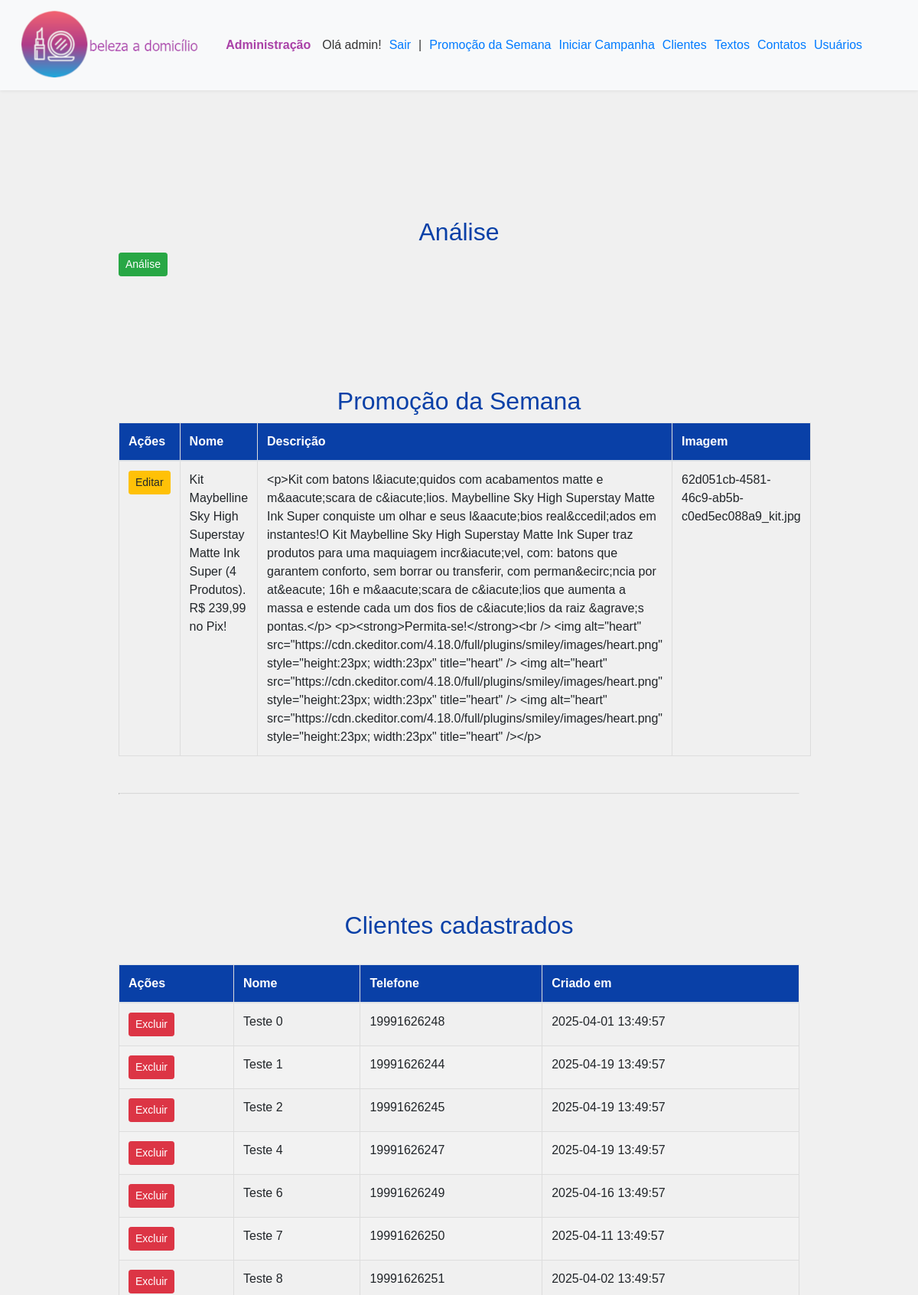
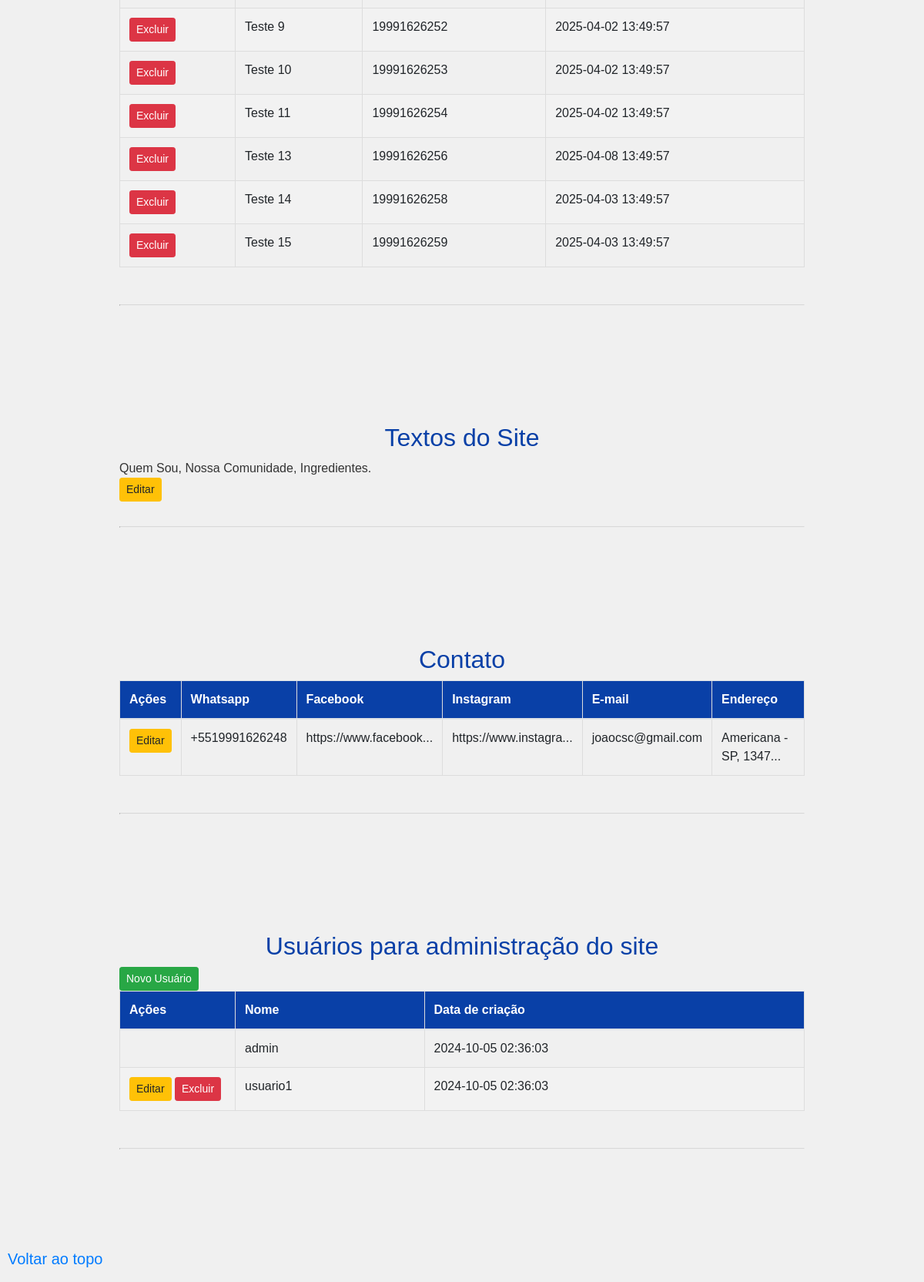
Page /admin (signed in) on the committed database (2 pictures, top to bottom).
### tables this page shows
CREATE TABLE usuarios (
    id INTEGER PRIMARY KEY AUTOINCREMENT,
    created TIMESTAMP NOT NULL DEFAULT CURRENT_TIMESTAMP,
    nome TEXT NOT NULL UNIQUE,
    senha TEXT NOT NULL
);

CREATE TABLE promocao (
    id INTEGER PRIMARY KEY AUTOINCREMENT,
    nome TEXT NOT NULL UNIQUE,
    descricao TEXT NOT NULL,
    imagem TEXT NOT NULL
);

CREATE TABLE cliente (
    id INTEGER PRIMARY KEY AUTOINCREMENT,
    nome TEXT NOT NULL,
    telefone TEXT NOT NULL UNIQUE,
    created TIMESTAMP NOT NULL DEFAULT CURRENT_TIMESTAMP
);

CREATE TABLE textos (
  id INTEGER PRIMARY KEY AUTOINCREMENT,
  quem_somos TEXT NOT NULL,
  sobre_a_comunidade TEXT NOT NULL,
  transparencia TEXT NOT NULL
);

CREATE TABLE contato (
    id INTEGER PRIMARY KEY AUTOINCREMENT,
    created TIMESTAMP NOT NULL DEFAULT CURRENT_TIMESTAMP,
    whatsapp TEXT NOT NULL,
    facebook TEXT NOT NULL,
    instagram TEXT NOT NULL,
    email TEXT NOT NULL,
    endereco TEXT NOT NULL
);

### app.py (the view)
@app.route('/admin')
@login_required
def admin():
    conn = get_db_connection()
    contato = conn.execute('SELECT * FROM contato').fetchall()
    promocao = conn.execute('SELECT * FROM promocao').fetchall()
    usuarios = conn.execute('SELECT * FROM usuarios').fetchall()
    textos = conn.execute('SELECT * FROM textos').fetchall()
    clientes = conn.execute('SELECT * FROM cliente').fetchall()
    conn.close()
    return render_template('admin.html', usuario=current_user.nome, contato=contato, usuarios=usuarios, textos=textos, promocao=promocao, clientes=clientes)

### app.py (called while the page is built)
def get_db_connection():
    conn = sqlite3.connect('database.db')
    conn.row_factory = sqlite3.Row
    return conn

@login_manager.user_loader
def load_user(user_id):
    conn = get_db_connection()
    usuario = conn.execute('SELECT * FROM usuarios WHERE id = ?',
                        (user_id,)).fetchone()
    conn.close()
    if usuario:
        return Usuario(usuario[0], usuario[1], usuario[2])
    return None

### templates/admin.html (shortened to what this page needs)
{% extends 'base3.html' %}
{% block content %}
	<br><br><br><br><br>
	<br>
	<div id="usuarios">
	<br><br><br><br><br>
    <h2>Análise</h2>
    <a href="{{ url_for('exibir_analise') }}" class="btn btn-sm btn-success">Análise</a>
    <br>
	<br>
	<div id="promocao">
	<br><br><br><br><br>
    <h2>Promoção da Semana</h2>
    {% if not promocao %}
        <p>Configuração não cadastrada.</p>
    {% else %}
        <table class="table">
            <thead>
                <tr>
                    <th>Ações</th>
                    <th>Nome</th>
                    <th>Descrição</th>
                    <th>Imagem</th>
                </tr>
            </thead>
            <tbody>
                {% for promocao in promocao %}
                    <tr>
                        <td>
                            <a href="{{ url_for('edit_promocao', id=promocao.id) }}" class="btn btn-sm btn-warning">Editar</a>
                        </td>
                        <td>{{ promocao.nome }}</td>
                        <td>{{ promocao.descricao }}</td>
                        <td>{{ promocao.imagem }}</td>
                    </tr>
                {% endfor %}
            </tbody>
        </table>
    {% endif %}
    </div>
	<br>
	<hr>
	<br>
	<div id="clientes">
	<br><br><br><br><br>
    <h2>Clientes cadastrados</h2>
    <br>
    {% if not clientes %}
        <p>Nenhum cliente cadastrado.</p>
    {% else %}
        <table class="table">
            <thead>
                <tr>
                    <th width="150">Ações</th>
                    <th>Nome</th>
                    <th>Telefone</th>
                    <th>Criado em</th>
                </tr>
            </thead>
            <tbody>
                {% for cliente in clientes %}
                    <tr>
                        <td width="150">
                        	{% if usuario.nome != 'admin' %}
                            <a href="{{ url_for('excluir_cliente', id=cliente[0]) }}" class="btn btn-sm btn-danger">Excluir</a>
                            {% endif %}
                        </td>
                        <td>{{ cliente.nome }}</td>
                        <td>{{ cliente.telefone }}</td>
                        <td>{{ cliente.created }}</td>
                    </tr>
                {% endfor %}
            </tbody>
        </table>
    {% endif %}
    </div>
    <br>
	<hr>
	<br>
	<div id="textos">
	<br><br><br><br><br>
    <h2>Textos do Site</h2>
    {% if not textos %}
        <p>Configuração não cadastrada.</p>
    {% else %}
		{% for texto in textos %}
			Quem Sou, Nossa Comunidade, Ingredientes.
			<br>
		    <a href="{{ url_for('edit_textos', id=texto.id) }}" class="btn btn-sm btn-warning">Editar</a>
		{% endfor %}
    {% endif %}
    </div>
    <br>
	<hr>
	<br>
	<div id="contato">
	<br><br><br><br><br>
    <h2>Contato</h2>
    {% if not contato %}
        <p>Configuração não cadastrada.</p>
    {% else %}
        <table class="table">
            <thead>
                <tr>
                    <th>Ações</th>
                    <th>Whatsapp</th>
                    <th>Facebook</th>
                    <th>Instagram</th>
                    <th>E-mail</th>
                    <th>Endereço</th>
                </tr>
            </thead>
            <tbody>
                {% for contato in contato %}
                    <tr>
                        <td>
                            <a href="{{ url_for('edit_contato', id=contato.id) }}" class="btn btn-sm btn-warning">Editar</a>
                        </td>
                        <td>{{ contato.whatsapp }}</td>
                        <td>{{ contato.facebook[0:20] }}...</td>
                        <td>{{ contato.instagram[0:20] }}...</td>
                        <td>{{ contato.email }}</td>
                        <td>{{ contato.endereco[0:20] }}...</td>
                    </tr>
                {% endfor %}
            </tbody>
        </table>
    {% endif %}
    </div>
	<br>
	<hr>
	<br>
	<div id="usuarios">
	<br><br><br><br><br>
    <h2>Usuários para administração do site</h2>
    <a href="{{ url_for('create_usuario') }}" class="btn btn-sm btn-success">Novo Usuário</a>
    <br>
    {% if not usuarios %}
        <p>Nenhuma usuário cadastrado.</p>
    {% else %}
        <table class="table">
            <thead>
                <tr>
                    <th width="150">Ações</th>
                    <th>Nome</th>
                    <th>Data de criação</th>
                </tr>
            </thead>
            <tbody>
                {% for usuario in usuarios %}
                    <tr>
                        <td width="150">
                        	{% if usuario.nome != 'admin' %}
                            <a href="{{ url_for('edit_usuario', id=usuario.id) }}" class="btn btn-sm btn-warning">Editar</a>
                            <a href="{{ url_for('excluir_usuario', id=usuario[0]) }}" class="btn btn-sm btn-danger">Excluir</a>
                            {% endif %}
                        </td>
                        <td>{{ usuario.nome }}</td>
                        <td>{{ usuario.created }}</td>
                    </tr>
                {% endfor %}
            </tbody>
        </table>
    {% endif %}
    </div>
	<br>
{% endblock %}

### templates/base3.html (shortened to what this page needs)
<!doctype html>
<html lang="en">
  <head>
    <link rel="stylesheet" href="https://stackpath.bootstrapcdn.com/bootstrap/4.3.1/css/bootstrap.min.css">
	<link rel="stylesheet" href="https://cdn.jsdelivr.net/npm/bootstrap@4.6.1/dist/css/bootstrap.min.css">
	<link rel="stylesheet" href="{{ url_for('static', filename='css/style.css') }}">
  </head>
  <body>
  	<div id="topo">
    	<nav class="navbar navbar-expand-md navbar-light bg-light" style="position: fixed; top: 0; left: 0; width: 100%; z-index: 10; background-color: #fff; box-shadow: 0 0 5px rgba(0, 0, 0, 0.1);">
        <a href="{{ url_for('index')}}"><img src="{{ url_for('static', filename='img/logo/ad2.png') }}" alt="Ana Dias | Delícias Doces"></a>
        <div class="collapse navbar-collapse" id="navbarNav">
            <ul class="navbar-nav">
            <li class="xxx">
	        	<b>Administração</b>
            </li>
            </ul>
            <ul class="navbar-nav">
            <li class="nav-item active">
	        	Olá {{ usuario }}!
            </li>
            </ul>
            <ul class="navbar-nav">
            <li class="nav-item active">
	        	<a href="/logout">Sair</a>
            </li>
            </ul>
            <ul class="navbar-nav">
            <li class="nav-item active">
	        	|
            </li>
            </ul>
            <ul class="navbar-nav">
            <li class="nav-item active">
	        	<a href="#promocao">Promoção da Semana</a>
            </li>
            </ul>
            <ul class="navbar-nav">
            <li class="nav-item active">
	        	<a href="{{ url_for('campanha') }}">Iniciar Campanha</a>
            </li>
            </ul>
            <ul class="navbar-nav">
            <li class="nav-item active">
	        	<a href="#clientes">Clientes</a>
            </li>
            </ul>
            <ul class="navbar-nav">
            <li class="nav-item active">
	        	<a href="#textos">Textos</a>
            </li>
            </ul>
            <ul class="navbar-nav">
            <li class="nav-item active">
	        	<a href="#contato">Contatos</a>
            </li>
            </ul>
            <ul class="navbar-nav">
            <li class="nav-item active">
	        	<a href="#usuarios">Usuários</a>
            </li>
            </ul>
		</div>
	</div>
	<a class="navbar-brand" href="#topo" style="position: fixed; bottom: 10px; left: 10px; z-index: 100;">Voltar ao topo</a>
    <div class="container">
        {% block content %} {% endblock %}
		<hr>
		<br><br><br>
	<br><br><br>
    </div>
  </body>
</html>

### static/css/style.css (style rules this page uses)
h2 { color: #0940A7; font-family: Arial, sans-serif; text-align: center; padding 7px; }
hr { display: block; margin-top: 0.5em; margin-bottom: 0.5em; margin-left: auto; margin-right: auto; border-style: inset; border-width: 1px; }
table { font-family: Arial, Helvetica, sans-serif; border-collapse: collapse; width: 100%; }
table td, table th { border: 1px solid #ddd; padding: 8px; }
table tr:nth-child(even) { background-color: #f2f2f2; }
table th { padding-top: 12px; padding-bottom: 12px; text-align: left; background-color: #0940A7; color: white; }
nav ul { display: flex; }
nav ul li { flex: 1; margin-right: 10px; }
.container { overflow: hidden; }
body { font-family: Arial, sans-serif; font-size: 16px; color: #333; background-color: #f0f0f0; margin: 0 auto; padding: 20px; max-width: 960px; }
.xxx { color: #A940A7; font-family: Arial, sans-serif; text-align: left; padding: 5px; font-size: 16px; }

### rows in the picture
usuarios: nome "admin", created "2024-10-05 02:36:03"
promocao: nome "Kit Maybelline Sky High Superstay Matte Ink Super (4 Produtos). R$ 239,99 no Pix!", descricao "<p>Kit com batons l&iacute;quidos com acabamentos matte e m&aacute;scara de c&iacute;lios. Maybelline Sky High Superstay Matte Ink Super conquiste um olhar e seus l&aacute;bios real&ccedil;ados em instantes!O Kit Maybelline Sky High Superstay Matte Ink Super traz produtos para uma maquiagem incr&iacute;vel, com: batons que garantem conforto, sem borrar ou transferir, com perman&ecirc;ncia por at&eacute; 16h e m&aacute;scara de c&iacute;lios que aumenta a massa e estende cada um dos fios de c&iacute;lios da raiz &agrave;s pontas.</p> <p><strong>Permita-se!</strong><br /> <img alt=\"heart\" src=\"https://cdn.ckeditor.com/4.18.0/full/plugins/smiley/images/heart.png\" style=\"height:23px;…", imagem "62d051cb-4581-46c9-ab5b-c0ed5ec088a9_kit.jpg"
cliente: nome "Teste 0", telefone "19991626248", created "2025-04-01 13:49:57"
cliente: nome "Teste 1", telefone "19991626244", created "2025-04-19 13:49:57"
cliente: nome "Teste 2", telefone "19991626245", created "2025-04-19 13:49:57"
cliente: nome "Teste 4", telefone "19991626247", created "2025-04-19 13:49:57"
cliente: nome "Teste 6", telefone "19991626249", created "2025-04-16 13:49:57"
cliente: nome "Teste 7", telefone "19991626250", created "2025-04-11 13:49:57"
cliente: nome "Teste 8", telefone "19991626251", created "2025-04-02 13:49:57"
cliente: nome "Teste 9", telefone "19991626252", created "2025-04-02 13:49:57"
cliente: nome "Teste 10", telefone "19991626253", created "2025-04-02 13:49:57"
cliente: nome "Teste 11", telefone "19991626254", created "2025-04-02 13:49:57"
cliente: nome "Teste 13", telefone "19991626256", created "2025-04-08 13:49:57"
cliente: nome "Teste 14", telefone "19991626258", created "2025-04-03 13:49:57"
cliente: nome "Teste 15", telefone "19991626259", created "2025-04-03 13:49:57"
contato: whatsapp "+5519991626248", facebook "https://www.facebook", instagram "https://www.instagra", email "joaocsc@gmail.com", endereco "Americana - SP, 1347"
usuarios: nome "usuario1", created "2024-10-05 02:36:03"
